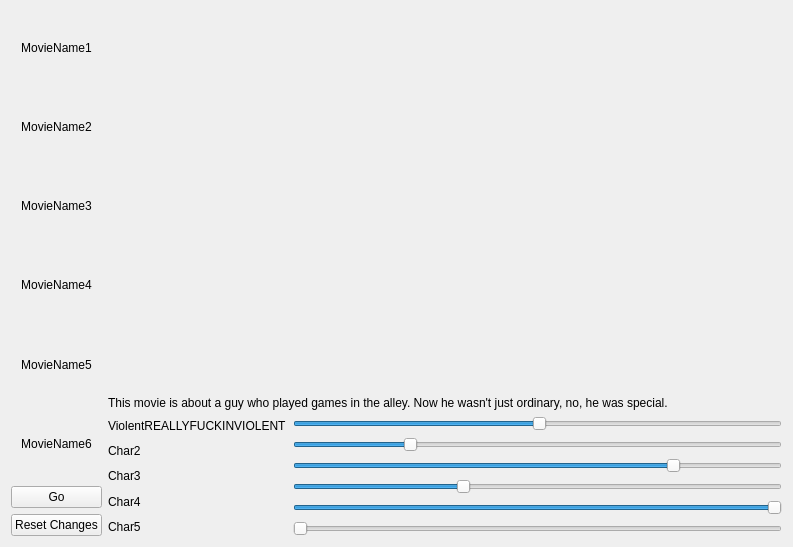
<?xml version="1.0" encoding="UTF-8"?>
<ui version="4.0">
 <class>MovieSuggester</class>
 <widget class="QWidget" name="MovieSuggester">
  <property name="geometry">
   <rect>
    <x>0</x>
    <y>0</y>
    <width>793</width>
    <height>547</height>
   </rect>
  </property>
  <property name="windowTitle">
   <string>MovieSuggester</string>
  </property>
  <layout class="QGridLayout" name="gridLayout_2">
   <item row="0" column="1">
    <layout class="QVBoxLayout" name="movieInfoLayout">
     <item>
      <layout class="QVBoxLayout" name="descriptionLayout">
       <property name="bottomMargin">
        <number>0</number>
       </property>
       <item>
        <widget class="QLabel" name="moviePicture">
         <property name="sizePolicy">
          <sizepolicy hsizetype="Expanding" vsizetype="Expanding">
           <horstretch>0</horstretch>
           <verstretch>0</verstretch>
          </sizepolicy>
         </property>
         <property name="text">
          <string/>
         </property>
        </widget>
       </item>
       <item>
        <widget class="QLabel" name="movieSummary">
         <property name="text">
          <string>This movie is about a guy who played games in the alley. Now he wasn't just ordinary, no, he was special.</string>
         </property>
         <property name="scaledContents">
          <bool>false</bool>
         </property>
         <property name="wordWrap">
          <bool>true</bool>
         </property>
        </widget>
       </item>
      </layout>
     </item>
     <item>
      <layout class="QHBoxLayout" name="tagsLayout">
       <property name="rightMargin">
        <number>0</number>
       </property>
       <property name="bottomMargin">
        <number>0</number>
       </property>
       <item>
        <layout class="QVBoxLayout" name="tagNamesLayout">
         <item>
          <widget class="QLabel" name="tagName1">
           <property name="sizePolicy">
            <sizepolicy hsizetype="Preferred" vsizetype="Preferred">
             <horstretch>0</horstretch>
             <verstretch>0</verstretch>
            </sizepolicy>
           </property>
           <property name="text">
            <string>ViolentREALLYFUCKINVIOLENT</string>
           </property>
          </widget>
         </item>
         <item>
          <widget class="QLabel" name="tagName2">
           <property name="text">
            <string>Char2</string>
           </property>
          </widget>
         </item>
         <item>
          <widget class="QLabel" name="tagName3">
           <property name="text">
            <string>Char3</string>
           </property>
          </widget>
         </item>
         <item>
          <widget class="QLabel" name="tagName4">
           <property name="text">
            <string>Char4</string>
           </property>
          </widget>
         </item>
         <item>
          <widget class="QLabel" name="tagName5">
           <property name="text">
            <string>Char5</string>
           </property>
          </widget>
         </item>
        </layout>
       </item>
       <item>
        <layout class="QVBoxLayout" name="tagValuesLayout">
         <property name="bottomMargin">
          <number>0</number>
         </property>
         <item>
          <widget class="QSlider" name="tagVal1">
           <property name="sizePolicy">
            <sizepolicy hsizetype="MinimumExpanding" vsizetype="Fixed">
             <horstretch>0</horstretch>
             <verstretch>0</verstretch>
            </sizepolicy>
           </property>
           <property name="value">
            <number>50</number>
           </property>
           <property name="orientation">
            <enum>Qt::Horizontal</enum>
           </property>
          </widget>
         </item>
         <item>
          <widget class="QSlider" name="tagVal2">
           <property name="sizePolicy">
            <sizepolicy hsizetype="MinimumExpanding" vsizetype="Fixed">
             <horstretch>0</horstretch>
             <verstretch>0</verstretch>
            </sizepolicy>
           </property>
           <property name="value">
            <number>23</number>
           </property>
           <property name="orientation">
            <enum>Qt::Horizontal</enum>
           </property>
          </widget>
         </item>
         <item>
          <widget class="QSlider" name="tagVal3">
           <property name="sizePolicy">
            <sizepolicy hsizetype="MinimumExpanding" vsizetype="Fixed">
             <horstretch>0</horstretch>
             <verstretch>0</verstretch>
            </sizepolicy>
           </property>
           <property name="value">
            <number>78</number>
           </property>
           <property name="orientation">
            <enum>Qt::Horizontal</enum>
           </property>
          </widget>
         </item>
         <item>
          <widget class="QSlider" name="tagVal4">
           <property name="sizePolicy">
            <sizepolicy hsizetype="MinimumExpanding" vsizetype="Fixed">
             <horstretch>0</horstretch>
             <verstretch>0</verstretch>
            </sizepolicy>
           </property>
           <property name="value">
            <number>34</number>
           </property>
           <property name="orientation">
            <enum>Qt::Horizontal</enum>
           </property>
          </widget>
         </item>
         <item>
          <widget class="QSlider" name="tagVal5">
           <property name="sizePolicy">
            <sizepolicy hsizetype="MinimumExpanding" vsizetype="Fixed">
             <horstretch>0</horstretch>
             <verstretch>0</verstretch>
            </sizepolicy>
           </property>
           <property name="value">
            <number>99</number>
           </property>
           <property name="orientation">
            <enum>Qt::Horizontal</enum>
           </property>
          </widget>
         </item>
         <item>
          <widget class="QSlider" name="tagVal6">
           <property name="sizePolicy">
            <sizepolicy hsizetype="MinimumExpanding" vsizetype="Fixed">
             <horstretch>0</horstretch>
             <verstretch>0</verstretch>
            </sizepolicy>
           </property>
           <property name="value">
            <number>0</number>
           </property>
           <property name="orientation">
            <enum>Qt::Horizontal</enum>
           </property>
          </widget>
         </item>
        </layout>
       </item>
      </layout>
     </item>
    </layout>
   </item>
   <item row="0" column="0">
    <layout class="QVBoxLayout" name="goLayout">
     <item>
      <widget class="QPushButton" name="nameButton1">
       <property name="sizePolicy">
        <sizepolicy hsizetype="Minimum" vsizetype="MinimumExpanding">
         <horstretch>0</horstretch>
         <verstretch>0</verstretch>
        </sizepolicy>
       </property>
       <property name="text">
        <string>MovieName1</string>
       </property>
       <property name="flat">
        <bool>true</bool>
       </property>
      </widget>
     </item>
     <item>
      <widget class="QPushButton" name="nameButton2">
       <property name="sizePolicy">
        <sizepolicy hsizetype="Minimum" vsizetype="MinimumExpanding">
         <horstretch>0</horstretch>
         <verstretch>0</verstretch>
        </sizepolicy>
       </property>
       <property name="text">
        <string>MovieName2</string>
       </property>
       <property name="flat">
        <bool>true</bool>
       </property>
      </widget>
     </item>
     <item>
      <widget class="QPushButton" name="nameButton3">
       <property name="sizePolicy">
        <sizepolicy hsizetype="Minimum" vsizetype="MinimumExpanding">
         <horstretch>0</horstretch>
         <verstretch>0</verstretch>
        </sizepolicy>
       </property>
       <property name="text">
        <string>MovieName3</string>
       </property>
       <property name="flat">
        <bool>true</bool>
       </property>
      </widget>
     </item>
     <item>
      <widget class="QPushButton" name="nameButton4">
       <property name="sizePolicy">
        <sizepolicy hsizetype="Minimum" vsizetype="MinimumExpanding">
         <horstretch>0</horstretch>
         <verstretch>0</verstretch>
        </sizepolicy>
       </property>
       <property name="text">
        <string>MovieName4</string>
       </property>
       <property name="flat">
        <bool>true</bool>
       </property>
      </widget>
     </item>
     <item>
      <widget class="QPushButton" name="nameButton5">
       <property name="sizePolicy">
        <sizepolicy hsizetype="Minimum" vsizetype="MinimumExpanding">
         <horstretch>0</horstretch>
         <verstretch>0</verstretch>
        </sizepolicy>
       </property>
       <property name="text">
        <string>MovieName5</string>
       </property>
       <property name="flat">
        <bool>true</bool>
       </property>
      </widget>
     </item>
     <item>
      <widget class="QPushButton" name="nameButton6">
       <property name="sizePolicy">
        <sizepolicy hsizetype="Minimum" vsizetype="MinimumExpanding">
         <horstretch>0</horstretch>
         <verstretch>0</verstretch>
        </sizepolicy>
       </property>
       <property name="text">
        <string>MovieName6</string>
       </property>
       <property name="flat">
        <bool>true</bool>
       </property>
      </widget>
     </item>
     <item>
      <widget class="QPushButton" name="goButton">
       <property name="text">
        <string>Go</string>
       </property>
      </widget>
     </item>
     <item>
      <widget class="QPushButton" name="resetButton">
       <property name="text">
        <string>Reset Changes</string>
       </property>
      </widget>
     </item>
    </layout>
   </item>
  </layout>
 </widget>
 <resources/>
 <connections/>
 <slots>
  <slot>closed()</slot>
 </slots>
</ui>
